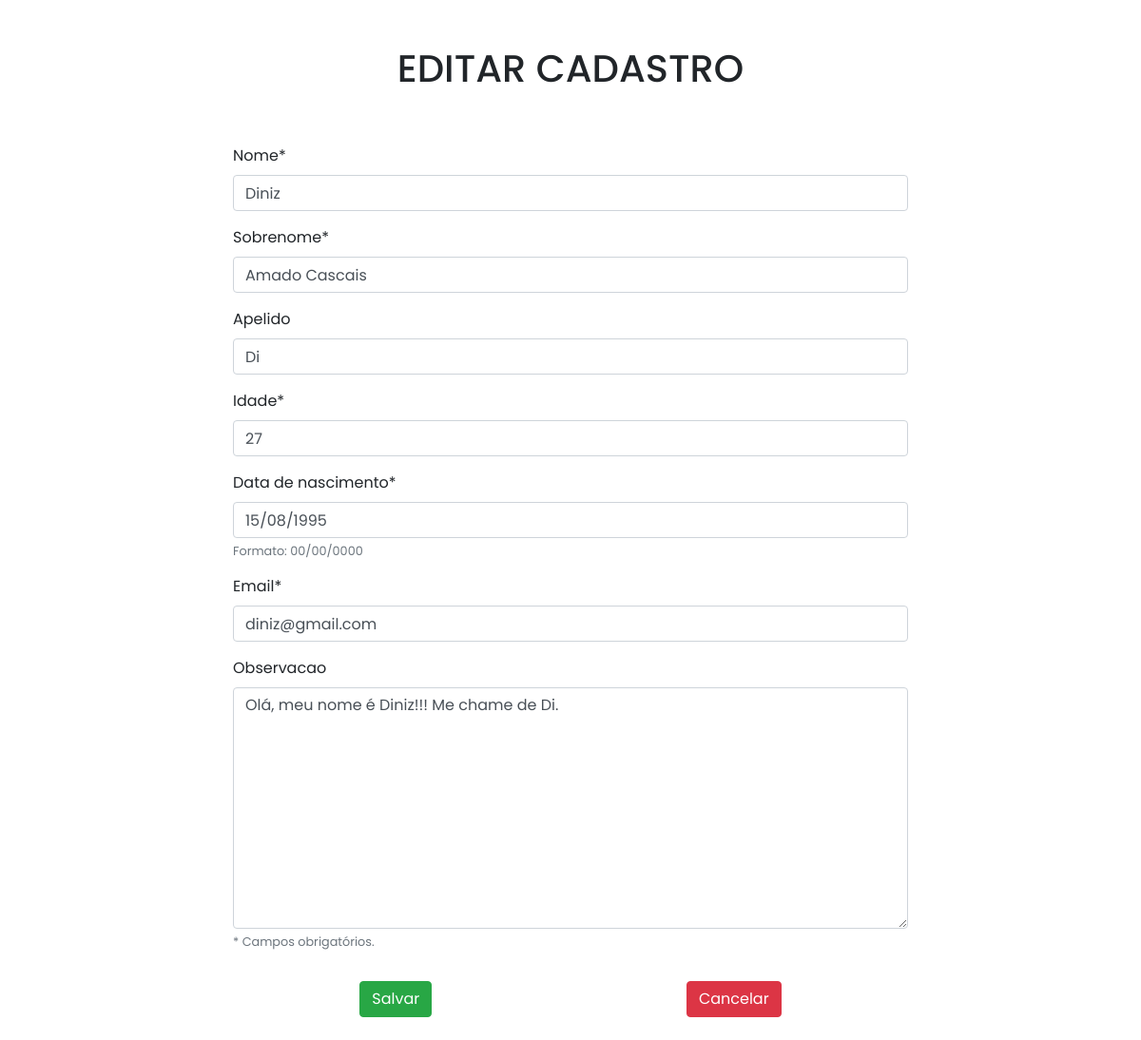
Screenshot of /edit/29/ with the database file from the repository.
### app/models.py (models this page shows)
class Pessoa(models.Model):
    nome = models.CharField(max_length=30)
    sobrenome = models.CharField(max_length=30)
    idade = models.IntegerField()
    data_de_nascimento = models.CharField(max_length=10)
    email = models.EmailField(max_length=50, default="")
    apelido = models.CharField(max_length=15, blank=True, null=True)
    observacao = models.TextField(max_length=80, blank=True, null=True)

### app/views.py (the view)
# urls.py: path('edit/<int:pk>/', edit, name='edit'),
def edit(request, pk):
    data = {}
    data['db'] = Pessoa.objects.get(pk=pk)
    data['form'] = PessoaForm(instance=data['db'])
    return render(request, 'form.html', data)

### app/forms.py
class PessoaForm(ModelForm):
     class Meta:
         model = Pessoa
         fields = ['nome', 'sobrenome', 'apelido', 'idade', 'data_de_nascimento', 'email', 'observacao']

### app/templates/form.html (shortened to what this page needs)
<!DOCTYPE html>
<html lang="pt-BR">
    <head>
        {% load static %}
        <link rel="stylesheet" href="https://stackpath.bootstrapcdn.com/bootstrap/4.1.3/css/bootstrap.min.css">
        <link rel="stylesheet" href="{% static 'css/style.css' %}">
        {% load crispy_forms_tags %}
    </head>
    <body>
        <div class="container">
            {% block content %}
            <div class="col-8 m-auto pt-5 text-center">
                {% if db %}<h1>EDITAR CADASTRO</h1>{% else %}<h1>CADASTRAR PESSOA</h1>{% endif %}
            </div>
            <div class="col-8 m-auto pt-5 pb-4">
                <form action="{% if db %}/update/{{db.id}}/{% else %}/create/{% endif %}" method="post" id="form" name="form">
                    <div class="form-group">{{ form.nome|as_crispy_field }}</div>
                    <div class="form-group">{{ form.sobrenome|as_crispy_field }}</div>
                    <div class="form-group">{{ form.apelido|as_crispy_field }}</div>
                    <div class="form-group">{{ form.idade|as_crispy_field }}</div>
                    <div class="form-group">
                        {{ form.data_de_nascimento|as_crispy_field }}
                        <small class="form-text text-muted">Formato: 00/00/0000</small>
                    </div>
                    <div class="form-group">{{ form.email|as_crispy_field }}</div>
                    <div class="form-group">
                        {{ form.observacao|as_crispy_field }}
                        <small class="form-text text-muted">* Campos obrigatórios.</small>
                    </div>
                    <div class="col-8 m-auto pt-3 d-flex justify-content-between">
                        <input type="submit" class="btn btn-success" value="Salvar">
                        <a href="/" class="btn btn-danger">Cancelar</a>
                    </div>
                </form>
            </div>
            {% endblock %}
        </div>
    </body>
</html>

### app/static/css/style.css (style rules this page uses)
* { font-family: 'Poppins', sans-serif; }
small { margin-top: -0.75rem !important; }

### rows the page displays
Pessoa: nome "Diniz", sobrenome "Amado Cascais", apelido "Di", idade "27", data_de_nascimento "15/08/1995", email "diniz@gmail.com", observacao "Olá, meu nome é Diniz!!! Me chame de Di."
